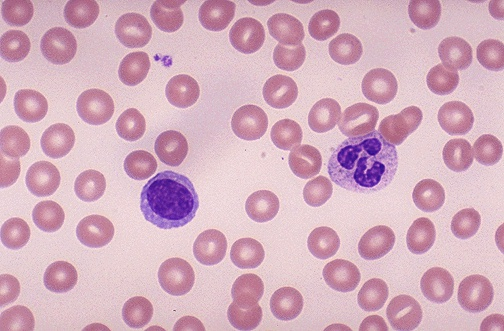
#> input picture images/cells.jpg, 504 x 331 px
$ jupyter execute lab5.ipynb   (shell and % lines are left out)
#> lines starting #> are read from the running program, lines starting #| are printed output that depends on the picture
<a href="https://colab.research.google.com/github/ferit-osirv/lab5/blob/main/lab5.ipynb" target="_parent"></a>

# Lab 5 - Image Convolution

**This command must be run before starting to do each lab.**

## Introduction

Generally, convolution is a mathematical operation between two functions. In the context of this assignment, however, we will focus on discrete 2D convolution between two square images, as that is most relevant for image processing. Convolution is denoted as $I(A) \star k(B)$ where $I(A)$ is an image $I(A) \in \mathbb{R}^{W \times H}$ and $k(B)$ is a matrix $k(B) \in \mathbb{R}^{a \times b}$ indexed by locations $B \in \mathbb{N}^2$ called the **convolutional kernel**. At pixel $(x, y)$, the convolution operation is defined as:

\begin{equation}
(I \star k)(x, y) = \sum_{i=-a}^{a} \sum_{j=-b}^{b} I[x + i, y + j] k[i, j]
\end{equation}

Explained differently, the resulting image is produced by sliding the kernel over the input image pixel by pixel. At each pixel location, values where the kernel and the image overlap are multiplied, and all of the products are summed together to form the corresponding pixel's value in the output image.

While mathematically a simple operation, convolution is exceedingly powerful and can produce almost endless transformations of an image. It's most commonly used for filtering --- a convolution can elegantly find patterns in the image and increase their intensity. One such example is the convolution with a kernel called the Prewitt operator:

\begin{equation}
I_y(A) = I(A) \star \begin{bmatrix}
-1 & 0 & 1\\
-1 & 0 & 1\\
-1 & 0 & 1\\
\end{bmatrix}
\end{equation}

When convolved with this kernel, the resulting image has high-intensity pixels in regions where vertical edges are present, and low intensity everywhere else. This can be seen in the following image:

Vertical edges necessarily have to have a large jump in values going from left to right or right to left. Otherwise, there would be no perceptible edge. This kernel takes advantage of that fact to accentuate parts of the image where there is such a jump. It does this by replacing each pixel with the difference between the pixels on its left and its right.

This process happens as follows. For each pixel of the input image, the kernel is placed such that it is centered on that pixel. This means that the values of the pixel as well as its neighbors above and below are all multiplied by zero. The neighbors on the left are multiplied by -1, and the ones on the right are multiplied by 1. Summed together, the result represents the sum of the values on the right of the pixel, minus the sum of the values on the left.

To illustrate this, let us consider $1 \times 3$ region of the image where no vertical edges are present:

\begin{equation}
\begin{bmatrix}
128 & 130 & 136\\
\end{bmatrix}
\star
\begin{bmatrix}
-1 & 0 & 1\\
-1 & 0 & 1\\
-1 & 0 & 1\\
\end{bmatrix}
=
\sum_{i,j}
\begin{bmatrix}
-1 \times 0 + 0 \times 128 + 1 \times 130\\
-1 \times 128 + 0 \times 130 + 1 \times 136\\
-1 \times 130 + 0 \times 136 + 1 \times 0\\
\end{bmatrix}
= 8
\end{equation}

This section of the image does not contain a vertical edge, so the convolution result is a relatively low value. In a standard image with values in $[0, 255)$, 8 would appear almost completely black.

However, consider some section of the image where a vertical edge is indeed present:

\begin{equation}
\begin{bmatrix}
63 & 66 & 132\\
\end{bmatrix}
\star
\begin{bmatrix}
-1 & 0 & 1\\
-1 & 0 & 1\\
-1 & 0 & 1\\
\end{bmatrix}
=
\sum_{i,j}
\begin{bmatrix}
-1 \times 0 + 0 \times 64 + 1 \times 66\\
-1 \times 64 + 0 \times 66 + 1 \times 132\\
-1 \times 66 + 0 \times 132 + 1 \times 0\\
\end{bmatrix}
= 68
\end{equation}

The value is now much larger due to the difference between the left and right sides of the image. This example demonstrates how a relatively simple kernel can capture complex features of an image.

Beyond edge detection, there are many commonly used convolution kernels to perform tasks such as blurring, sharpening, or denoising images. A convolutional neural network can leverage the power of the convolution by stringing together sequences of intricate kernels to match complex patterns in the image.

### Resources

- https://en.wikipedia.org/wiki/Kernel_(image_processing)
- https://vincmazet.github.io/bip/filtering/convolution.html
- https://arxiv.org/pdf/1603.07285.pdf

> ### Assignment 1: Implementing Convolution
>
> We will first implement a convolution operation from scratch. Convert the following equation into code:
>
> \begin{equation}
> (I \star k)(x, y) = \sum_{i=1}^{a} \sum_{j=1}^{b} I[x + i, y + j] k[i, j].
> \end{equation}
>
> This equation defines the convolution value for a single pixel $(x, y)$, where $I$ is the image and $k$ is a kernel of size $a \times b$. You will need to perform this operation for each pixel. Complete `convolve_py` by returning a convolved image.
>
> **Finish the code blocks below at the TODO comments. You do not need to change the rest of the code, or code blocks that do not have TODO comments.**

[cell 1]
def convolve_py(img, kernel):
  '''
  Convolves an image with a kernel.
  Uses pure Python (no Numpy).

  Args:
    img: 2D numpy array of the image (grayscale, e.g. (128,128))
    kernel: 2D numpy array of the kernel
  '''
  # Get the dimensions of the image and kernel
  img_height, img_width = img.shape
  kernel_height, kernel_width = kernel.shape

  conv_result = np.zeros(img.shape)
  img = np.pad(img, (1, 1), 'constant', constant_values=(0, 0))

  for x in range(img_width):
    for y in range(img_height):
      # TODO: compute pixel (x, y) using equation above
      # Note: If the kernel goes outside the boundary of the image, assume that the values outside the image are zero.
      # Note: In mathematical notation, matrix indices start at 1. In Python, matrix indices start at 0.
      # Note: The `img` pixel (x, y) is `img[y, x]`.
      conv_sum = 0
      for i in range(kernel_height):
        for j in range(kernel_width):
          img_x = x + i
          img_y = y + j

          if 0 <= img_x < img_width and 0 <= img_y < img_height:
              conv_sum += img[img_y, img_x] * kernel[i, j]

      conv_result[y, x] = conv_sum

  return conv_result

[cell 2]
import cv2 as cv
import matplotlib.pyplot as plt
import numpy as np

img = cv.imread('images/cells.jpg', cv.IMREAD_GRAYSCALE)
#> img: shape (331, 504); min 35, max 239, mean 186.8
plt.imshow(img, cmap='gray')
plt.show()
kernel = np.array([[-1, 0, 1], [-1, 0, 1], [-1, 0, 1]])

img_out = convolve_py(img, kernel)
#> in convolve_py, `img = np.pad(img, (1, 1), 'constant', constant_values=(0, 0))`:
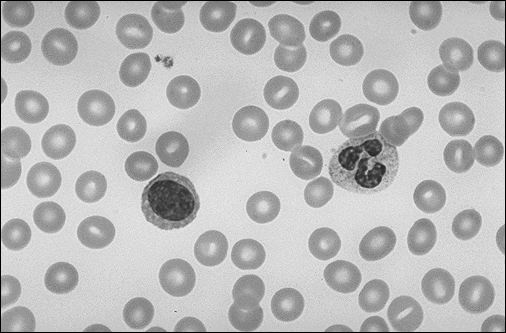
#> img: shape (333, 506); min 0, max 239, mean 185
#> after the loop in convolve_py, `for x in range(img_width):`:
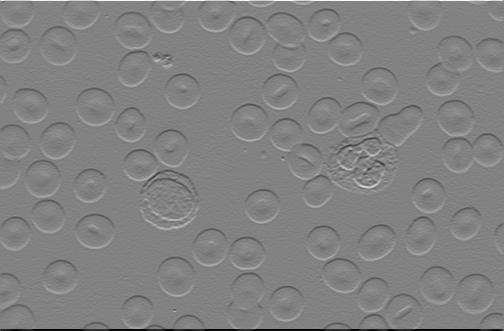
#> conv_result: shape (331, 504) float64; min -623, max 597, mean -1.5; drawn with min black and max white
print(img_out.min(), img_out.max())
#| -623.0 597.0
plt.imshow(img_out, cmap='gray')

> ### Assignment 2: Speeding up convolution with numpy
>
> This time, implement the equation above using Numpy functions on matrices to calculate the convolved pixel value as `np.sum(window * kernel)`.

[cell 3]
def convolve_np(img, kernel):
  '''
  Convolves an image with a kernel.
  Uses Numpy.

  Args:
    img: 2D numpy array of the image (grayscale)
    kernel: 2D numpy array of the kernel
  '''
  # Get the dimensions of the image and kernel
  img_height, img_width = img.shape
#> img_height = 331; img_width = 504
  kernel_height, kernel_width = kernel.shape

  conv_result = np.zeros(img.shape)
  img = np.pad(img, ((1, 1), (1, 1)), 'constant', constant_values=0)

  for x in range(img_width):
    for y in range(img_height):
      # TODO
      window = img[y:y + kernel_height, x:x + kernel_width]
      conv_result[y, x] = np.sum(window * kernel)
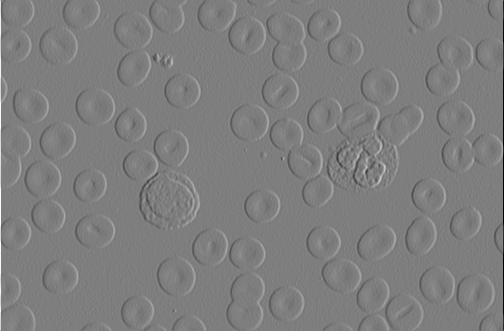
#> conv_result: shape (331, 504) float64; min -667, max 678, mean 0.1; drawn with min black and max white

  return conv_result

[cell 4]
img = cv.imread('images/cells.jpg', cv.IMREAD_GRAYSCALE)
img_out = convolve_np(img, kernel)
plt.imshow(img_out, cmap='gray')

Let us check which implementation is faster using the timeit library.

[cell 5]
import timeit

# Time the pure Python version
time_py = timeit.timeit('convolve_py(img, kernel)', number=5, globals=globals())
#> time_py = 6.33
print('Pure Python: {:.5f}s'.format(time_py))
#| Pure Python: 6.33474s

# Time the dot product version (should be a few seconds faster)
time_np = timeit.timeit('convolve_np(img, kernel)', number=5, globals=globals())
#> time_np = 4.94
print('NumPy: {:.5f}s'.format(time_np))
#| NumPy: 4.93756s

## Understanding kernels

Different convolutional kernels can achieve different effects such as:

 - edge detection
 - image engancement (e.g. sharpening)
 - blurring
 - denoising
 - feature detection

You can see various examples of kernels here:

 - https://en.wikipedia.org/wiki/Kernel_(image_processing)
 - https://setosa.io/ev/image-kernels/

> ### Assignment 3: Edge Detection
>
> Find a good convolutional kernel to perform edge detection on the cell image.
>
> Use the cv.filter2D function with your chosen kernel and display the resulting image.

[cell 6]
import cv2 as cv
import matplotlib.pyplot as plt
import numpy as np
image = cv.imread('images/cells.jpg', cv.IMREAD_GRAYSCALE)

edge_detection_kernel = np.array([
    [-1, -1, -1],
    [ 0,  0,  0],
    [ 1,  1,  1]
])

filtered_image = cv.filter2D(image, -1, edge_detection_kernel)

plt.figure(figsize=(10, 5))

plt.subplot(1, 2, 1)
plt.title('Original Image')
plt.imshow(image, cmap='gray')
plt.axis('off')

plt.subplot(1, 2, 2)
plt.title('Edge Detection Result')
plt.imshow(filtered_image, cmap='gray')
plt.axis('off')

plt.tight_layout()
plt.show()

> ### Assignment 4: Edge Detection with Blur
>
> Find a convolutional kernel to blur the image and display the blurred result.
>
> Then, apply the edge detection kernel (from Assignment 3) on the blurred image and display the result.

[cell 7]
image = cv.imread('images/cells.jpg', cv.IMREAD_GRAYSCALE)

blur_kernel = np.ones((5, 5), dtype=np.float32) / 25

blurred_image = cv.filter2D(image, -1, blur_kernel)

edge_detection_kernel = np.array([
    [-1, -1, -1],
    [ 0,  0,  0],
    [ 1,  1,  1]
])

edges_on_blurred = cv.filter2D(blurred_image, -1, edge_detection_kernel)
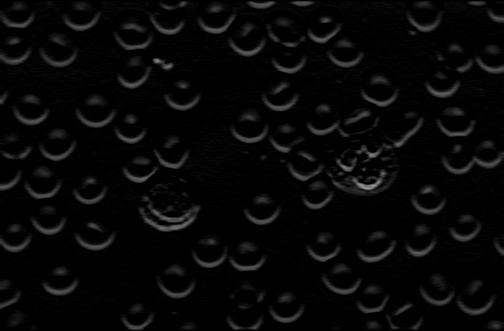
#> edges_on_blurred: shape (331, 504); min 0, max 153, mean 7.3

plt.figure(figsize=(15, 5))

plt.subplot(1, 3, 1)
plt.title('Original Image')
plt.imshow(image, cmap='gray')
plt.axis('off')

plt.subplot(1, 3, 2)
plt.title('Blurred Image')
plt.imshow(blurred_image, cmap='gray')
plt.axis('off')

plt.subplot(1, 3, 3)
plt.title('Edges on Blurred Image')
plt.imshow(edges_on_blurred, cmap='gray')
plt.axis('off')

plt.tight_layout()
plt.show()

> ### Assignment 4: Using Large Kernels
>
> The next code block constructs an image. You job is to recreate the image using a convolution.
>
> Hint: https://vincmazet.github.io/bip/filtering/convolution.html

[cell 8]
img_out = np.zeros((100, 100))
circle_origins = [(50, 50), (20, 20), (80, 20)]
circle_radius = 10

for (x, y) in circle_origins:
  img_out = cv.circle(img_out, (x, y), circle_radius, 1, -1)

plt.imshow(img_out, cmap='gray')
plt.show()
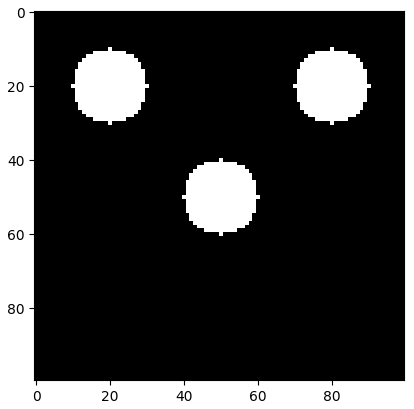
#> figure drawn by matplotlib, 1 panel

[cell 9]
kernel = np.zeros((circle_radius * 2 + 1, circle_radius * 2 + 1))
kernel = cv.circle(kernel, (circle_radius, circle_radius), circle_radius, 1, -1)
plt.imshow(kernel, cmap='gray')

img = np.zeros((100, 100))

# TODO: Modify `img` such that a convolution img * kernel produces the same result as `img_out`.
for (x, y) in circle_origins:
    img[y, x] = 1

# OpenCV's built-in convolution function:
img = cv.filter2D(img, -1, kernel)
plt.imshow(img, cmap='gray')

## Using Convolutions for Feature Detection

Assume we want to detect the eyes on the following image:

Notice that the eyes consist of a light region and then a dark region (iris). We may be able to detect the eyes using the following kernel:

\begin{bmatrix}
1 & 1 & -1 & -1\\
1 & 1 & -1 & -1\\
1 & 1 & -1 & -1\\
1 & 1 & -1 & -1\\
\end{bmatrix}

This kernel will take the difference between the left two pixels and the right two pixels. If the pixels on the left are high and on the right are low, the resulting value will be high.

> ### Assignment 5: Eye Detection
>
> Implement a convolution with the above kernel in the next code block.

[cell 10]
img = cv.imread('images/woman_darkhair.png', cv.IMREAD_GRAYSCALE)
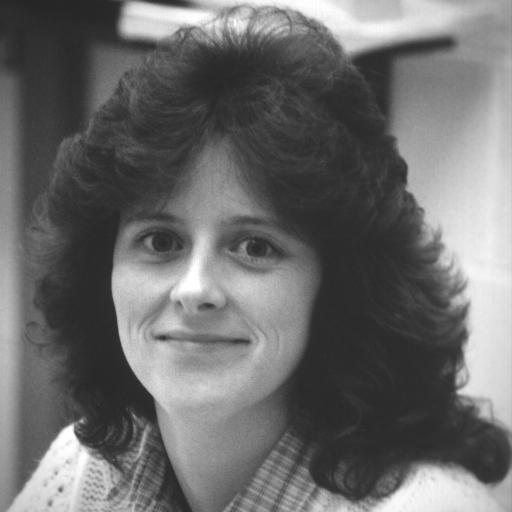
#> input picture images/woman_darkhair.png, 512 x 512 px
#> img is the input picture: shape (512, 512); min 36, max 255, mean 107.8
img = cv.resize(img, (0, 0), fx=0.5, fy=0.5)
#> img: shape (256, 256)
plt.imshow(img, cmap='gray')
plt.show()

kernel = np.array([
    [1, 1, -1 -1],
    [1, 1, -1 -1],
    [1, 1, -1 -1]
])
# TODO: Write the kernel from above as a numpy matrix

img_out = cv.filter2D(img, -1, kernel)
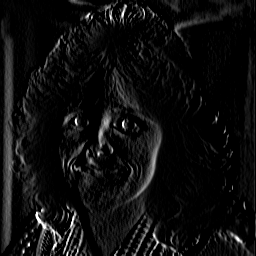
#> img_out: shape (256, 256); min 0, max 255, mean 14.6
plt.imshow(img_out, cmap='gray')

> ### Assignment 6: Mouth Detection
>
> Let's also find the mouth. Guided by the patterns you see in the pixel intensities, try to construct a kernel which will highlight the mouth in the image.

[cell 11]
img = cv.imread('images/woman_darkhair.png', cv.IMREAD_GRAYSCALE)
cv.imwrite('images/woman_darkhair.png', img)

kernel = np.array([
    [ 1,  1,  1,  1],
    [ 0,  0,  0,  0],
    [-1, -1, -1, -1]
])
# TODO: Write a kernel to find the mouth

img_out = cv.filter2D(img, -1, kernel)
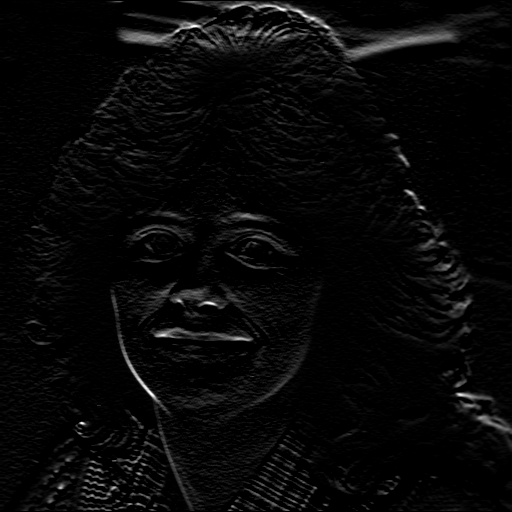
#> img_out: shape (512, 512); min 0, max 255, mean 7.9
plt.imshow(img_out, cmap='gray')

## Convolution Theorem

The **convolution theorem** states:

> *Convolution in the spatial domain corresponds to element-wise multiplication in the frequency domain.*

Mathematically:

\begin{equation}
f * g = \mathcal{F}^{-1} \left( \mathcal{F}(f) \cdot \mathcal{F}(g) \right)
\end{equation}

Where:
- $ f $ is the input image (spatial domain),
- $ g $ is the kernel (spatial domain),
- $ \mathcal{F} $ denotes the Fourier Transform,
- $ * $ denotes convolution.

> ### Assignment 7: Convolution Theorem
>
> 1. **Load an Image and Kernel**:
>    - Use a grayscale image and a small convolution kernel (e.g., Gaussian blur or edge detection kernel).
>
> 2. **Perform Convolution in Two Ways**:
>    - **Spatial Domain**: Convolve the image with the kernel using the `convolve_py` function you implemented earlier.
>    - **Frequency Domain**:
>      - Compute the Fourier Transform of both the image and the kernel.
>      - Multiply the transforms element-wise.
>      - Perform the **inverse Fourier Transform** to return to the spatial domain.
>
> 3. **Compare Results**:
>    - Visualize the results of both approaches.
>    - Analyze and explain why the outputs are the same.
>
> **Hints**:
>
> You will need to **pad the kernel** to match the size of the image before applying the Fourier Transform. This means you will create a new matrix the same size as the image, where:
>
> The original kernel is placed in the top-left corner of the matrix. The rest of the matrix is filled with zeros.
>
> Since the kernel needs to be centered during convolution, you must roll (shift) the padded kernel so that its center aligns with the center of the image. This ensures proper alignment in the frequency domain.
>
> Use `numpy.fft.fft2` for the Fourier Transform and `numpy.fft.ifft2` for the inverse.

[cell 12]
image = cv.imread('images/cells.jpg', cv.IMREAD_GRAYSCALE)

edge_detection_kernel = np.array([
    [-1, -1, -1],
    [ 0,  0,  0],
    [ 1,  1,  1]
])

spatial_result = convolve_py(image, kernel)
#> after the loop in convolve_py (call 7), `for x in range(img_width):`:
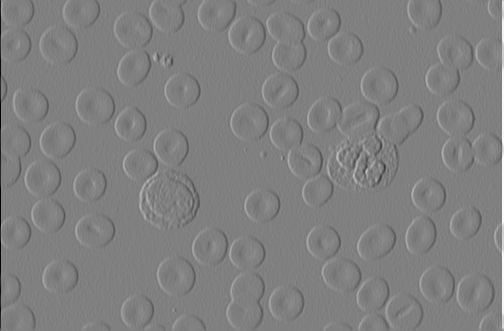
#> conv_result: shape (331, 504) float64; min -902, max 892, mean 1.5; drawn with min black and max white
padded_kernel = np.zeros(image.shape)
padded_kernel[:kernel.shape[0], :kernel.shape[1]] = kernel

padded_kernel = np.fft.fftshift(padded_kernel)

image_fft = np.fft.fft2(image)
kernel_fft = np.fft.fft2(padded_kernel)

result_fft = image_fft * kernel_fft

frequency_result = np.fft.ifft2(result_fft).real
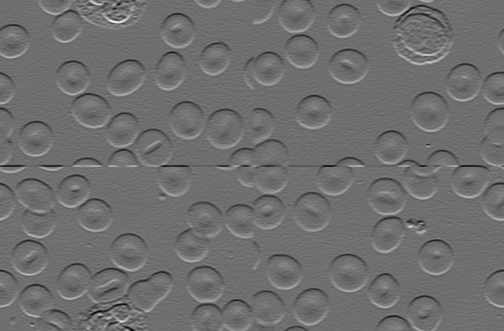
#> frequency_result: shape (331, 504) float64; min -425, max 548, mean 0; drawn with min black and max white

plt.figure(figsize=(15, 5))

plt.subplot(1, 3, 1)
plt.title("Original Image")
plt.imshow(image, cmap='gray')
plt.axis('off')

plt.subplot(1, 3, 2)
plt.title("Spatial Domain Convolution")
plt.imshow(spatial_result, cmap='gray')
plt.axis('off')

plt.subplot(1, 3, 3)
plt.title("Frequency Domain Convolution")
plt.imshow(frequency_result, cmap='gray')
plt.axis('off')

plt.tight_layout()
plt.show()
